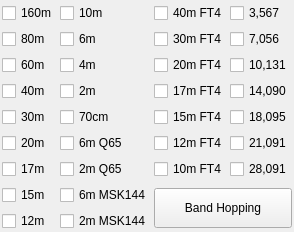
                  <widget class="QWidget" name="tab_4">
                   <attribute name="title">
                    <string>3</string>
                   </attribute>
                   <layout class="QVBoxLayout" name="verticalLayout_12">
                    <property name="spacing">
                     <number>3</number>
                    </property>
                    <property name="leftMargin">
                     <number>2</number>
                    </property>
                    <property name="topMargin">
                     <number>3</number>
                    </property>
                    <property name="rightMargin">
                     <number>2</number>
                    </property>
                    <property name="bottomMargin">
                     <number>1</number>
                    </property>
                    <item>
                     <widget class="QWidget" name="widget_3" native="true">
                      <property name="sizePolicy">
                       <sizepolicy hsizetype="Preferred" vsizetype="Preferred">
                        <horstretch>0</horstretch>
                        <verstretch>0</verstretch>
                       </sizepolicy>
                      </property>
                      <layout class="QGridLayout" name="gridLayout_8">
                       <property name="leftMargin">
                        <number>0</number>
                       </property>
                       <property name="topMargin">
                        <number>0</number>
                       </property>
                       <property name="rightMargin">
                        <number>0</number>
                       </property>
                       <property name="bottomMargin">
                        <number>0</number>
                       </property>
                       <property name="horizontalSpacing">
                        <number>3</number>
                       </property>
                       <property name="verticalSpacing">
                        <number>6</number>
                       </property>
                       <item row="3" column="1">
                        <widget class="QCheckBox" name="cb2m">
                         <property name="toolTip">
                          <string>2m FT8</string>
                         </property>
                         <property name="text">
                          <string>2m</string>
                         </property>
                        </widget>
                       </item>
                       <item row="2" column="2">
                        <widget class="QCheckBox" name="cb20mFT4">
                         <property name="toolTip">
                          <string>20m FT4</string>
                         </property>
                         <property name="text">
                          <string>20m FT4</string>
                         </property>
                        </widget>
                       </item>
                       <item row="7" column="0">
                        <widget class="QCheckBox" name="cb17m">
                         <property name="sizePolicy">
                          <sizepolicy hsizetype="Minimum" vsizetype="Fixed">
                           <horstretch>0</horstretch>
                           <verstretch>0</verstretch>
                          </sizepolicy>
                         </property>
                         <property name="toolTip">
                          <string>17m FT8</string>
                         </property>
                         <property name="text">
                          <string>17m</string>
                         </property>
                        </widget>
                       </item>
                       <item row="0" column="1">
                        <widget class="QCheckBox" name="cb10m">
                         <property name="toolTip">
                          <string>10m FT8</string>
                         </property>
                         <property name="text">
                          <string>10m</string>
                         </property>
                        </widget>
                       </item>
                       <item row="6" column="1">
                        <widget class="QCheckBox" name="cb6mQ65">
                         <property name="toolTip">
                          <string>6m Q65</string>
                         </property>
                         <property name="text">
                          <string>6m Q65</string>
                         </property>
                        </widget>
                       </item>
                       <item row="9" column="1">
                        <widget class="QCheckBox" name="cb2mMSK">
                         <property name="toolTip">
                          <string>2m MSK144</string>
                         </property>
                         <property name="text">
                          <string>2m MSK144</string>
                         </property>
                        </widget>
                       </item>
                       <item row="3" column="2">
                        <widget class="QCheckBox" name="cb17mFT4">
                         <property name="toolTip">
                          <string>17m FT4</string>
                         </property>
                         <property name="text">
                          <string>17m FT4</string>
                         </property>
                        </widget>
                       </item>
                       <item row="5" column="0">
                        <widget class="QCheckBox" name="cb30m">
                         <property name="toolTip">
                          <string>30m FT8</string>
                         </property>
                         <property name="text">
                          <string>30m</string>
                         </property>
                        </widget>
                       </item>
                       <item row="1" column="0">
                        <widget class="QCheckBox" name="cb80m">
                         <property name="toolTip">
                          <string>80m FT8</string>
                         </property>
                         <property name="text">
                          <string>80m</string>
                         </property>
                        </widget>
                       </item>
                       <item row="2" column="1">
                        <widget class="QCheckBox" name="cb4m">
                         <property name="toolTip">
                          <string>4m FT8</string>
                         </property>
                         <property name="text">
                          <string>4m</string>
                         </property>
                        </widget>
                       </item>
                       <item row="9" column="0">
                        <widget class="QCheckBox" name="cb12m">
                         <property name="toolTip">
                          <string>12m FT8</string>
                         </property>
                         <property name="text">
                          <string>12m</string>
                         </property>
                        </widget>
                       </item>
                       <item row="5" column="2">
                        <widget class="QCheckBox" name="cb15mFT4">
                         <property name="toolTip">
                          <string>15m FT4</string>
                         </property>
                         <property name="text">
                          <string>15m FT4</string>
                         </property>
                        </widget>
                       </item>
                       <item row="0" column="0">
                        <widget class="QCheckBox" name="cb160m">
                         <property name="toolTip">
                          <string>160m FT8</string>
                         </property>
                         <property name="text">
                          <string>160m</string>
                         </property>
                        </widget>
                       </item>
                       <item row="1" column="2">
                        <widget class="QCheckBox" name="cb30mFT4">
                         <property name="toolTip">
                          <string>30m FT4</string>
                         </property>
                         <property name="text">
                          <string>30m FT4</string>
                         </property>
                        </widget>
                       </item>
                       <item row="5" column="1">
                        <widget class="QCheckBox" name="cb70cm">
                         <property name="toolTip">
                          <string>70cm FT8</string>
                         </property>
                         <property name="text">
                          <string>70cm</string>
                         </property>
                        </widget>
                       </item>
                       <item row="7" column="2">
                        <widget class="QCheckBox" name="cb10mFT4">
                         <property name="toolTip">
                          <string>10m FT4</string>
                         </property>
                         <property name="text">
                          <string>10m FT4</string>
                         </property>
                        </widget>
                       </item>
                       <item row="2" column="0">
                        <widget class="QCheckBox" name="cb60m">
                         <property name="toolTip">
                          <string>60m FT8</string>
                         </property>
                         <property name="text">
                          <string>60m</string>
                         </property>
                        </widget>
                       </item>
                       <item row="1" column="1">
                        <widget class="QCheckBox" name="cb6m">
                         <property name="toolTip">
                          <string>6m FT8</string>
                         </property>
                         <property name="text">
                          <string>6m</string>
                         </property>
                        </widget>
                       </item>
                       <item row="0" column="2">
                        <widget class="QCheckBox" name="cb40mFT4">
                         <property name="sizePolicy">
                          <sizepolicy hsizetype="Minimum" vsizetype="Fixed">
                           <horstretch>0</horstretch>
                           <verstretch>0</verstretch>
                          </sizepolicy>
                         </property>
                         <property name="toolTip">
                          <string>40m FT4</string>
                         </property>
                         <property name="text">
                          <string>40m FT4</string>
                         </property>
                        </widget>
                       </item>
                       <item row="8" column="1">
                        <widget class="QCheckBox" name="cb6mMSK">
                         <property name="toolTip">
                          <string>6m MSK144</string>
                         </property>
                         <property name="text">
                          <string>6m MSK144</string>
                         </property>
                        </widget>
                       </item>
                       <item row="7" column="1">
                        <widget class="QCheckBox" name="cb2mQ65">
                         <property name="toolTip">
                          <string>2m Q65</string>
                         </property>
                         <property name="text">
                          <string>2m Q65</string>
                         </property>
                        </widget>
                       </item>
                       <item row="8" column="0">
                        <widget class="QCheckBox" name="cb15m">
                         <property name="toolTip">
                          <string>15m FT8</string>
                         </property>
                         <property name="text">
                          <string>15m</string>
                         </property>
                        </widget>
                       </item>
                       <item row="3" column="0">
                        <widget class="QCheckBox" name="cb40m">
                         <property name="toolTip">
                          <string>40m FT8</string>
                         </property>
                         <property name="text">
                          <string>40m</string>
                         </property>
                        </widget>
                       </item>
                       <item row="6" column="0">
                        <widget class="QCheckBox" name="cb20m">
                         <property name="toolTip">
                          <string>20m FT8</string>
                         </property>
                         <property name="text">
                          <string>20m</string>
                         </property>
                        </widget>
                       </item>
                       <item row="6" column="2">
                        <widget class="QCheckBox" name="cb12mFT4">
                         <property name="toolTip">
                          <string>12m FT4</string>
                         </property>
                         <property name="text">
                          <string>12m FT4</string>
                         </property>
                        </widget>
                       </item>
                       <item row="0" column="3">
                        <widget class="QCheckBox" name="cb80mDXp">
                         <property name="toolTip">
                          <string>3,567 MHz FT8</string>
                         </property>
                         <property name="text">
                          <string>3,567</string>
                         </property>
                        </widget>
                       </item>
                       <item row="8" column="2" rowspan="2" colspan="2">
                        <widget class="QPushButton" name="pbBandHopping">
                         <property name="minimumSize">
                          <size>
                           <width>0</width>
                           <height>40</height>
                          </size>
                         </property>
                         <property name="toolTip">
                          <string>Toggle band hopping On/Off. Band hopping occurs every other full minute. Changes to the checkboxes take effect immediately.</string>
                         </property>
                         <property name="styleSheet">
                          <string notr="true">QPushButton:checked {
	background-color: red;
	border-style: outset;
	border-width: 1px;
	border-radius: 5px;
	border-color: black;
	min-width: 5em;
	padding: 3px;
}</string>
                         </property>
                         <property name="text">
                          <string>  Band Hopping  </string>
                         </property>
                         <property name="checkable">
                          <bool>true</bool>
                         </property>
                        </widget>
                       </item>
                       <item row="1" column="3">
                        <widget class="QCheckBox" name="cb40mDXp">
                         <property name="toolTip">
                          <string>7,056 MHz FT8</string>
                         </property>
                         <property name="text">
                          <string>7,056</string>
                         </property>
                        </widget>
                       </item>
                       <item row="2" column="3">
                        <widget class="QCheckBox" name="cb30mDXp">
                         <property name="toolTip">
                          <string>10,131 MHz FT8</string>
                         </property>
                         <property name="text">
                          <string>10,131</string>
                         </property>
                        </widget>
                       </item>
                       <item row="3" column="3">
                        <widget class="QCheckBox" name="cb20mDXp">
                         <property name="toolTip">
                          <string>14,090 MHz FT8</string>
                         </property>
                         <property name="text">
                          <string>14,090</string>
                         </property>
                        </widget>
                       </item>
                       <item row="5" column="3">
                        <widget class="QCheckBox" name="cb17mDXp">
                         <property name="toolTip">
                          <string>18,095 MHz FT8</string>
                         </property>
                         <property name="text">
                          <string>18,095</string>
                         </property>
                        </widget>
                       </item>
                       <item row="6" column="3">
                        <widget class="QCheckBox" name="cb15mDXp">
                         <property name="toolTip">
                          <string>21,091 MHz FT8</string>
                         </property>
                         <property name="text">
                          <string>21,091</string>
                         </property>
                        </widget>
                       </item>
                       <item row="7" column="3">
                        <widget class="QCheckBox" name="cb10mDXp">
                         <property name="toolTip">
                          <string>28,091 MHz FT8</string>
                         </property>
                         <property name="text">
                          <string>28,091</string>
                         </property>
                        </widget>
                       </item>
                      </layout>
                     </widget>
                    </item>
                   </layout>
                  </widget>
